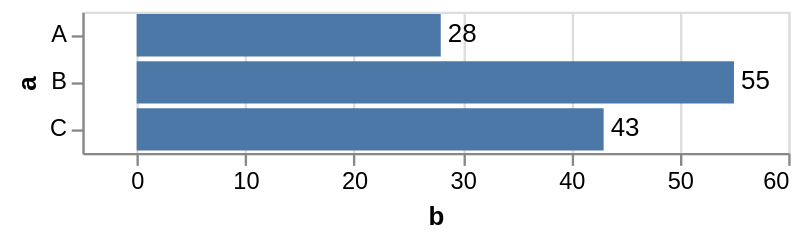

Source (Vega-Lite JSON):
### Vega-Lite specification from a JSON file in a GitHub repository (floating-point values rounded to 4 significant figures)
{"$schema": "https://vega.github.io/schema/vega-lite/v4.json", "description": "Bar chart with text labels. Apply scale padding to make the frame covers the labels.", "data": {"values": [{"a": "A", "b": 28}, {"a": "B", "b": 55}, {"a": "C", "b": 43}]}, "encoding": {"y": {"field": "a", "type": "ordinal"}, "x": {"field": "b", "type": "quantitative", "scale": {"padding": 10}}}, "layer": [{"mark": "bar"}, {"mark": {"type": "text", "align": "left", "baseline": "middle", "dx": 3}, "encoding": {"text": {"field": "b", "type": "quantitative"}}}]}
